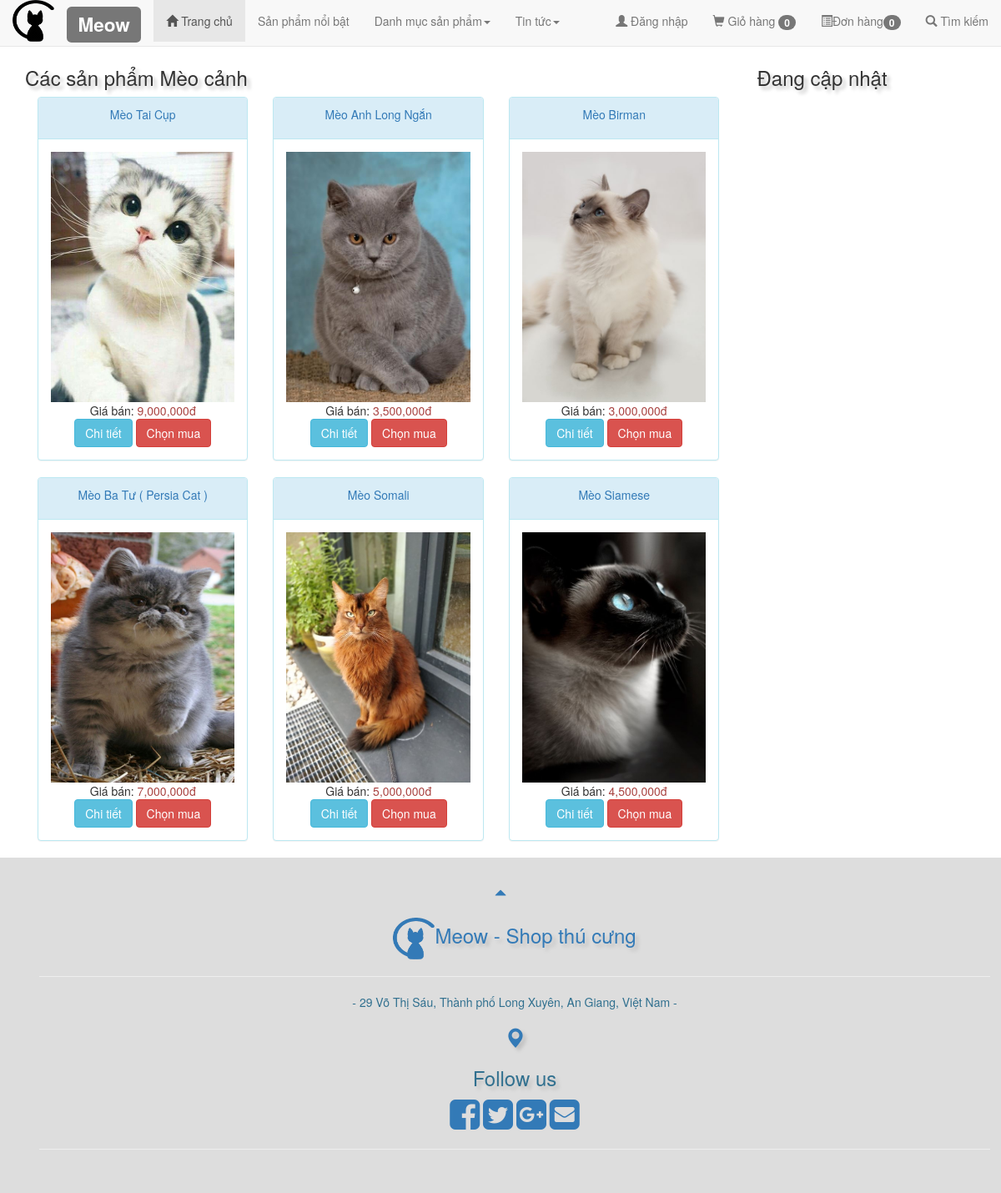
The page /?action=xemnhom&madm=1 on the database its author committed.
### tables this page shows
CREATE TABLE `danhmuc` (
  `madm` int(11) NOT NULL,
  `tendm` varchar(50) NOT NULL
);

CREATE TABLE `mathang` (
  `mahang` int(11) NOT NULL,
  `tenhang` varchar(255) NOT NULL,
  `mota` text NOT NULL,
  `giaban` decimal(10,0) NOT NULL,
  `soluong` int(11) NOT NULL DEFAULT '0',
  `hinhanh` varchar(255) NOT NULL DEFAULT '0',
  `luotxem` int(11) NOT NULL,
  `luotmua` int(11) NOT NULL,
  `madm` int(11) NOT NULL,
  `ngaythem` timestamp NOT NULL DEFAULT CURRENT_TIMESTAMP ON UPDATE CURRENT_TIMESTAMP,
  `ngaycapnhat` timestamp NOT NULL DEFAULT '0000-00-00 00:00:00'
);

### public/model/giohang.php (called while the page is built, shortened)
<?php
function demhangtronggio() {
    return count($_SESSION['giohang']);
}
?>

### public/model/danhmuc.php (called while the page is built, shortened)
<?php
class DANHMUC_DB{
    public function laytendanhmuctheoma($ma){
        $dbcon = DATABASE::taoketnoi();
        try{
            $sql = "SELECT * FROM danhmuc WHERE madm=:ma";
            $cmd = $dbcon->prepare($sql);
            $cmd->bindValue(":ma", $ma);
            $cmd->execute();
            $dm = $cmd->fetch();
            $ketqua = $dm["tendm"];
            return $ketqua;
        }
        catch(PDOException $e){
            $error_message = $e->getMessage();
            include("../view/error.php");
            exit();
        }
    }
}
?>

### public/model/mathang.php (called while the page is built, shortened)
<?php
class MATHANG_DB{
    public function laymathangtheodanhmuc($madm){
        $dbcon = DATABASE::taoketnoi();
        try{
            $sql = "SELECT * FROM mathang WHERE madm=:ma ORDER BY mahang DESC";
            $cmd = $dbcon->prepare($sql);
            $cmd->bindValue(":ma", $madm);
            $cmd->execute();
            $ketqua = $cmd->fetchAll();
            return $ketqua;
        }
        catch(PDOException $e){
            $error_message = $e->getMessage();
            include("../view/error.php");
            exit();
        }
    }
}
?>

### public/group.php (the view)
<?php include("view/top.php"); ?>
<br><br>
<div class="container">
<div class="row">
<div class="col-sm-9">
<h3>Các sản phẩm <?php echo $tendm; ?></h3>
<?php
foreach($mathang as $mh):
?>
<div class="col-sm-4" style="text-align:center; ">
  <div class="panel panel-info">
    <div class="panel-heading" style="height:50px;"><a href="?action=xemchitiet&mahang=<?php echo $mh["mahang"]; ?>">
    	<?php echo $mh["tenhang"]; ?></a></div>
    <div class="panel-body">
    	<a href="?action=xemchitiet&mahang=<?php echo $mh["mahang"]; ?>">
    	<img src="<?php echo $mh["hinhanh"]; ?>" class="img-responsive" style="width:100%; height:300px;"  alt="<?php echo $mh["tenhang"]; ?>"></a>
    	<div>Giá bán: <span  class="text-danger"><?php echo number_format($mh["giaban"]); ?>đ</span>  </div>
    	<div><a class="btn btn-info" href="?action=xemchitiet&mahang=<?php echo $mh["mahang"]; ?>">
    	Chi tiết</a> <a class="btn btn-danger" href="?action=chovaogio&txtmahang=<?php echo $mh["mahang"]; ?>&txtsoluong=1">Chọn mua</a>  </div>
    </div>
  </div>
</div>
<?php endforeach; ?>
</div>
<div class="col-sm-3">
    <h3>Đang cập nhật</h3>
</div>
</div>
</div>
<?php include("view/bottom.php"); ?>

### public/index.php (shortened to what this page needs)
<?php
require("model/danhmuc.php");
require("model/mathang.php");
require("model/giohang.php");
$dm_db = new DANHMUC_DB();
$mh_db = new MATHANG_DB();
$cd_db=new CHUDE_DB();
$bv_db=new BAIVIET_DB();
if(isset($_REQUEST["action"])){
    $action = $_REQUEST["action"];
}
else{
    $action="macdinh";
}
switch($action){
    case "xemnhom":
        if(isset($_REQUEST["madm"])){
            $madm = $_REQUEST["madm"];
            $tendm = $dm_db->laytendanhmuctheoma($madm);
            $mathang = $mh_db->laymathangtheodanhmuc($madm);
            include("group.php");
        }
        elseif (isset($_REQUEST["macd"])) {
            $macd = $_REQUEST["macd"];
            $tencd = $cd_db->laytenchudetheoma($macd);
            $baiviet = $bv_db->laybaiviettheochude($macd);
            include("group-tintuc.php");
        }
        else{
            include("main.php");
        }
        break;
}
?>

### public/view/top.php (shortened to what this page needs)
<!DOCTYPE html>
<html lang="en">
<head>
  <link rel="stylesheet" href="https://maxcdn.bootstrapcdn.com/bootstrap/3.3.7/css/bootstrap.min.css">
</head>
<body id="abc" data-spy="scroll" data-target=".navbar" data-offset="50">
<nav class="navbar navbar-default navbar-fixed-top">
  <div class="container-fluid">
    <div class="collapse navbar-collapse" id="myNavbar">
      <ul class="nav navbar-nav">
        <li class="active"><img top="5px" width="50px" height="50px" src="images/ico.png"><li style="font-size:30px;"><a href="index.php"><span class="label label-default">Meow</span></a></li></li>
        <li class="active"><a href="index.php"><span class="glyphicon glyphicon-home"></span> Trang chủ</a></li>
        <li><a href="#">Sản phẩm nổi bật</a></li>
        <li class="nav-item dropdown">
          <a class="nav-link" href="#" data-toggle="dropdown">
            Danh mục sản phẩm<span class="caret"></span>
          </a>
        </li>
<li class="nav-item dropdown">
          <a class="nav-link" href="#" data-toggle="dropdown">
            Tin tức<span class="caret"></span>
          </a>
        </li>
      </ul>
      <ul class="nav navbar-nav navbar-right">
        <li><a href="../admin/ktnguoidung"><span class="glyphicon glyphicon-user"></span> Đăng nhập</a></li>
        <li><a href="?action=xemgiohang">
          <span class="glyphicon glyphicon-shopping-cart"></span> Giỏ hàng
          <span class="badge">
            <?php
              echo demhangtronggio();
            ?>
          </span> </a></li>
          <li><a href=""><span class="glyphicon glyphicon-list-alt"></span>Đơn hàng<span class="badge">
            <?php
              echo demhangtronggio();
            ?>
          </span></a></li>
        <li><a href="#" data-toggle="modal" data-target="#modalTimKiem"><span class="glyphicon glyphicon-search"></span> Tìm kiếm</a></li>
      </ul>
    </div>
  </div>
</nav>
<br>

### public/view/bottom.php (shortened to what this page needs)
<link href="//maxcdn.bootstrapcdn.com/font-awesome/4.1.0/css/font-awesome.min.css" rel="stylesheet">
<footer class="text-center">
  <a class="up-arrow" href="#abc" data-toggle="tooltip" title="Lên trên">
    <span class="glyphicon glyphicon-triangle-top"></span>
  </a>
  <div class="container">
  <h3 class="text-primary"><img top="5px" width="50px" height="50px" src="images/ico-footer.png">Meow - Shop thú cưng</h3>
    <hr>
        <div class="text-center center-block">
            <p class="text-info">- 29 Võ Thị Sáu, Thành phố Long Xuyên, An Giang, Việt Nam -<h3><a href="https://www.google.com/maps/@10.3752895,105.433005,16z"><span class="glyphicon glyphicon-map-marker"></span></a></h3></p>
            <h3 class="text-info">Follow us</h3>
              <a  target="_blank" href="https://www.facebook.com/IFM.Lion"><i id="social-fb" class="fa fa-facebook-square fa-3x social"></i></a>
              <a target="_blank" href="https://twitter.com/"><i id="social-tw" class="fa fa-twitter-square fa-3x social"></i></a>
              <a target="_blank" href="https://plus.google.com/"><i id="social-gp" class="fa fa-google-plus-square fa-3x social"></i></a>
              <a target="_blank" href="mailto:h3al3r11090909@gmail.com"><i id="social-em" class="fa fa-envelope-square fa-3x social"></i></a>
        </div>
    <hr>
</div>
</footer>
</body>
</html>

### public/view/top.php (style rules this page uses)
h3 { text-shadow: 4px 4px 4px silver; }
footer { background-color: #DDDDDD; color: #f5f5f5; padding: 32px; }

### rows shown on the page
danhmuc: tendm "Mèo cảnh"
mathang: tenhang "Mèo Tai Cụp", hinhanh (picture), giaban "9,000,000"
mathang: tenhang "Mèo Anh Long Ngắn", hinhanh (picture), giaban "3,500,000"
mathang: tenhang "Mèo Birman", hinhanh (picture), giaban "3,000,000"
mathang: tenhang "Mèo Ba Tư ( Persia Cat )", hinhanh (picture), giaban "7,000,000"
mathang: tenhang "Mèo Somali", hinhanh (picture), giaban "5,000,000"
mathang: tenhang "Mèo Siamese", hinhanh (picture), giaban "4,500,000"

### other values the page prints
demhangtronggio() "0"
